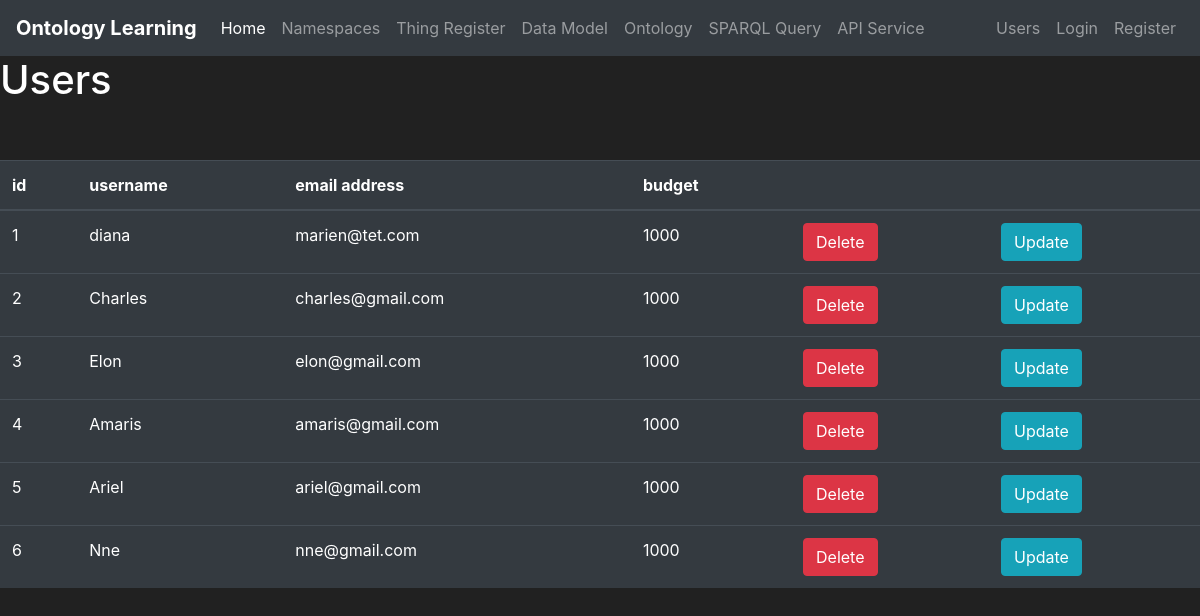
/users, run on an earlier commit of the app's database.
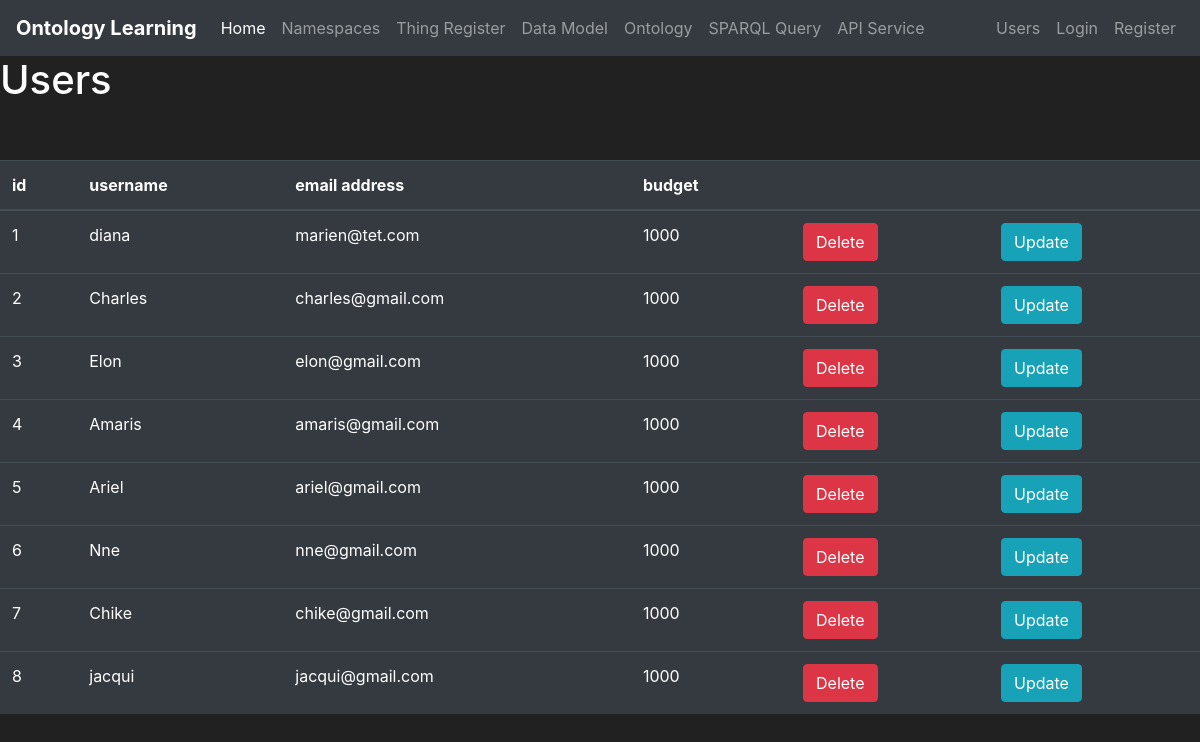
And on a later commit of the database.
### ontoML/models.py (models this page shows, shortened)
class User(db.Model, UserMixin):
    id = db.Column(db.Integer(), primary_key=True)
    username = db.Column(db.String(length=30), nullable=False, unique=True)
    email_address = db.Column(db.String(length=50), nullable=False, unique=True)
    password_hash = db.Column(db.String(length=60), nullable=False)
    budget = db.Column(db.Integer(), nullable=False, default=1000)
    items = db.relationship('Item', backref='owned_user', lazy=True)
    @property
    def password(self):
        return self.password

### ontoML/auth.py (the view)
@app.route("/users")
def users_page():
    try:
        users = User.query.all()
        return render_template('users.html', users=users)
    except:
        flash('No user database table found!', category='danger')
        return redirect(url_for('userRegister_page'))

### ontoML/templates/users.html (shortened to what this page needs)
{% extends 'base.html'%}
{% block content %}
<div class="content">
    <h1>Users</h1>
    <br>
    <br>
    <table class="table table-hover table-dark">
           <thead>
               <tr>
                   <th scope="col">id</th>
                   <th scope="col">username</th>
                   <th scope="col">email address</th>
                   <th scope="col">budget</th>
                   <th scope="col"></th>
                   <th scope="col"></th>
               </tr>
           </thead>
           <tbody>
                   {% for user in users %}
                       <tr>
                           <td>{{ user.id }}</td>
                           <td>{{ user.username }}</td>
                           <td>{{ user.email_address }}</td>
                           <td>{{ user.budget }}</td>
                           <td>
                               <button class="btn btn-outline btn-danger">Delete</button>
                           </td>
                           <td>
                               <button class="btn btn-outline btn-info">Update</button>
                           </td>
                       </tr>
                   {% endfor %}
           </tbody>
    </table>
</div>
{% endblock %}

### ontoML/templates/base.html (shortened to what this page needs)
<!doctype html>
<html lang="en">
   <head>
      <link rel="stylesheet" href="https://cdn.jsdelivr.net/npm/bootstrap@4.5.3/dist/css/bootstrap.min.css">
   </head>
   <body>
        <nav class="navbar navbar-expand-md navbar-dark bg-dark">
          <a class="navbar-brand" href="{{ url_for('home_page') }}"><Strong>Ontology Learning</Strong></a>
          <div class="collapse navbar-collapse" id="navbarNav">
            <ul class="navbar-nav mr-auto">
                <li class="nav-item active">
                    <a class="nav-link" href="{{ url_for('home_page') }}">Home <span class="sr-only">(current)</span></a>
                </li>
                <li class="nav-item">
                    <a class="nav-link" href="{{ url_for('namespaces_page') }}">Namespaces</a>
                </li>
                 <li class="nav-item">
                    <a class="nav-link" href="{{ url_for('entityRegister_page') }}">Thing Register</a>
                </li>
                 <li class="nav-item">
                    <a class="nav-link" href="{{ url_for('datamodel_page') }}">Data Model</a>
                </li>
                <li class="nav-item">
                    <a class="nav-link" href="{{ url_for('ontology_page') }}">Ontology</a>
                </li>
                <li class="nav-item">
                    <a class="nav-link" href="{{ url_for('sparqlquery_page') }}">SPARQL Query</a>
                </li>
                <li class="nav-item">
                    <a class="nav-link" href="{{ url_for('api_page') }}">API Service</a>
                </li>
            </ul>
              {% if current_user.is_authenticated %}
                 <ul class="navbar-nav">
                     <li class="nav-item">
                         <a class="nav-link" style="color: lawngreen; font-weight: bold">
                             <i class="fas fa-coins"></i>
                             {{ current_user.prettier_budget }}
                         </a>
                     </li>
                     <li class="nav-item">
                         <a class="nav-link">Welcome, {{ current_user.username }}</a>
                     </li>
                     <li class="nav-item">
                         <a class="nav-link" href="#">Logout</a>
                     </li>
                 </ul>
              {% else %}
                 <ul class="navbar-nav">
                     <li class="nav-item">
                         <a class="nav-link" href="{{ url_for('users_page')}}">Users</a>
                     </li>
                     <li class="nav-item">
                         <a class="nav-link" href="{{ url_for('login_page')}}">Login</a>
                     </li>
                     <li class="nav-item">
                         <a class="nav-link" href="{{ url_for('userRegister_page') }}">Register</a>
                     </li>
                 </ul>
              {% endif %}
          </div>
        </nav>
        {% block content %}
        {% endblock %}
   </body>
</html>

### ontoML/templates/base.html (style rules this page uses)
body { background-color: #212121; color: white }

What changed in the data, as far as the page shows it:
added User: id "7", username "Chike", email_address "chike@gmail.com", budget "1000"
added User: id "8", username "jacqui", email_address "jacqui@gmail.com", budget "1000"
